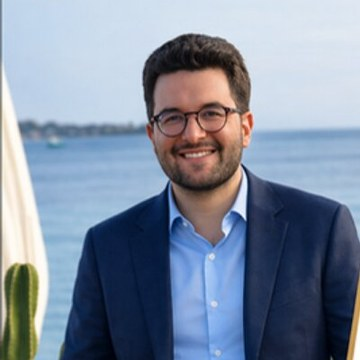
#> input picture newsletters/assets/photo-gregory-arfi.jpg, 360 x 360 px
$ python remove_floor_line.py ../../newsletters/assets/photo-gregory-arfi.jpg out.png --rows 5 5
#> lines starting #> are read from the running program, lines starting #| are printed output that depends on the picture; after the words box and inside, x2 and y2 are one past the last pixel; in counts of white or black regions, pixels touching at a corner belong together
"""Efface une ligne de sol fine d'un concept, sans toucher au personnage.

Un pixel est repeint de la couleur du fond seulement s'il diffère du fond ET que les pixels
situés `--gap` lignes au-dessus et au-dessous sont du fond : les chaussures, qui recouvrent la
ligne, sont donc conservées. Pas de génération, aucune retouche du personnage
(règle de l'auteur : ne pas dériver de nouvelles images d'un concept validé).

Usage : python remove_floor_line.py <concept.png> <sortie.png> --rows 928 940
"""
import argparse

import numpy as np
from PIL import Image


def main() -> None:
    parser = argparse.ArgumentParser()
    parser.add_argument("image")
    parser.add_argument("output")
    parser.add_argument("--rows", type=int, nargs=2, required=True, metavar=("Y0", "Y1"))
    parser.add_argument("--gap", type=int, default=4)
    parser.add_argument("--tolerance", type=int, default=40)
    args = parser.parse_args()

    im = np.asarray(Image.open(args.image).convert("RGB")).copy()
#> im is the input picture: shape (360, 360, 3); mean R, G, B 128.2, 140.6, 159.4
    data = im.astype(int)
    border = np.concatenate([data[0], data[-1], data[:, 0], data[:, -1]])
#> border = 1440 rows, first 8: [108, 126, 140], [137, 155, 169], [181, 200, 215], [202, 221, 236], [193, 214, 231], [189, 210, 227], [193, 214, 235], [191, 212, 233]
    bg = np.median(border, axis=0)
#> bg = [142.5, 160, 197.5]
    is_bg = np.abs(data - bg).sum(axis=2) <= args.tolerance
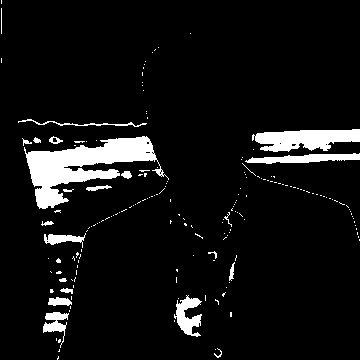
#> is_bg: shape (360, 360) bool; 7.2% white; 181 white regions (159 under 20 px), largest, box (x1, y1, x2, y2) and area: (24, 136, 169, 209) 4212, (252, 129, 360, 152) 1687, (245, 153, 360, 164) 733

    y0, y1 = args.rows
    changed = 0

    for y in range(y0, y1 + 1):
        above, below = y - args.gap, y + args.gap
        thin = ~is_bg[y] & is_bg[above] & is_bg[below]
        im[y][thin] = bg.astype(np.uint8)
        changed += int(thin.sum())
#> this loop made 1 pass
#> changed on pass 1: 1
#> im: shape (360, 360, 3); under 0.01% of pixels changed, all inside (x1, y1, x2, y2) = (1, 5, 2, 6)
#> after the loop, changed = 1

    Image.fromarray(im).save(args.output)
    print(f"fond {bg}, {changed} pixels repeints -> {args.output}")
#| fond [142.5 160.  197.5], 1 pixels repeints -> out.png


if __name__ == "__main__":
    main()
